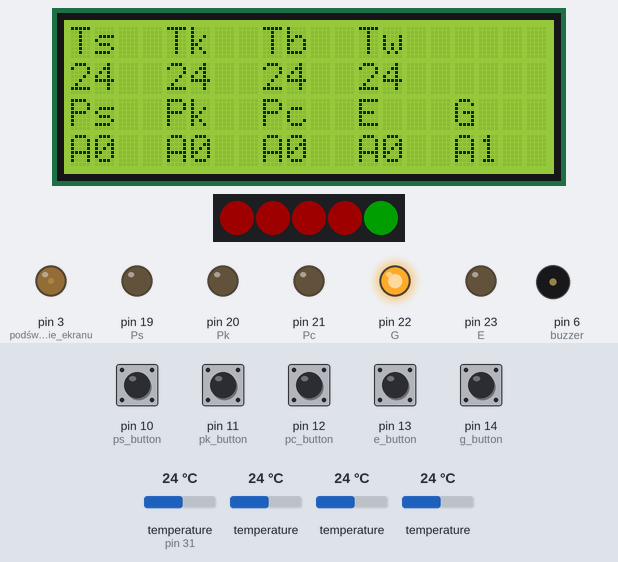
This sketch was run on a simulated Arduino Mega 2560, built with avr-gcc and run on an emulated ATmega2560. Parts: 20×4 character LCD, 5 RGB LEDs in strip order, left to right, output pins drawn as LEDs (lit = HIGH), buzzer (waves = sounding, pin HIGH). The test bench sets the inputs (shaded band); at power-on: pin 10 (ps_button), pin 11 (pk_button), pin 12 (pc_button), pin 13 (e_button), pin 14 (g_button) HIGH, temperature (sensor on pin 31) 24 °C, temperature 24 °C. Dim RGB values are drawn brighter than linear.

Above: at 2.1 s.
2.2 s: pin 10 (ps_button) pulled LOW for 0.15 s
At 3.0 s:
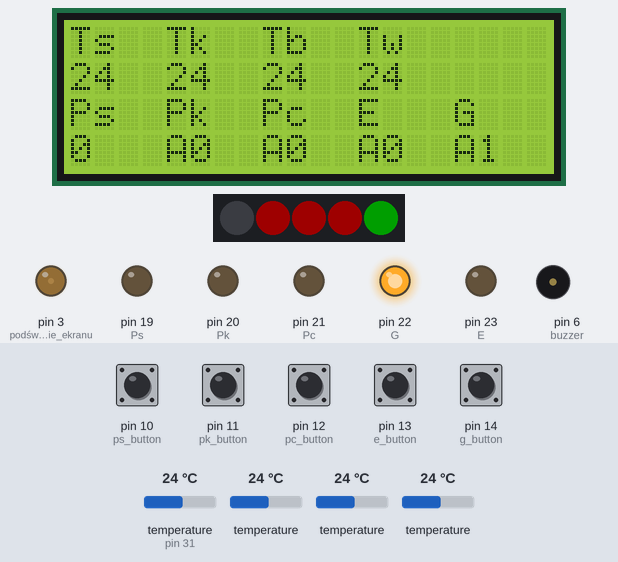
3.8 s: pin 10 (ps_button) pulled LOW for 1 s
At 5.3 s:
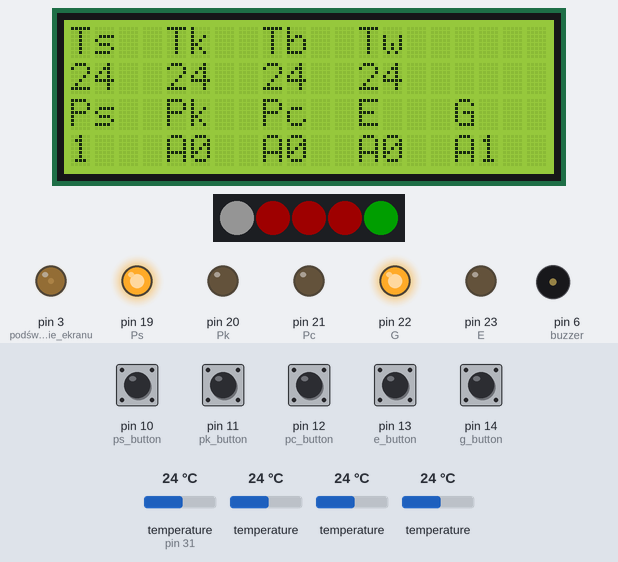
6.3 s: pin 14 (g_button) pulled LOW for 0.15 s
At 7.3 s:
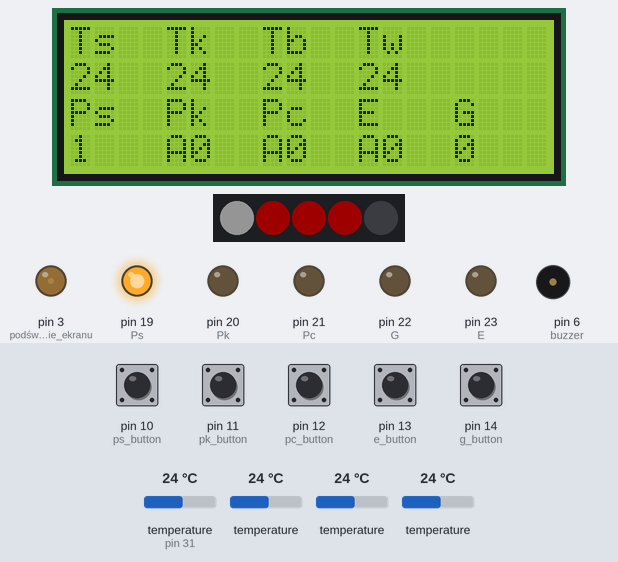
7.9 s: pin 11 (pk_button) pulled LOW for 0.15 s
At 8.3 s:
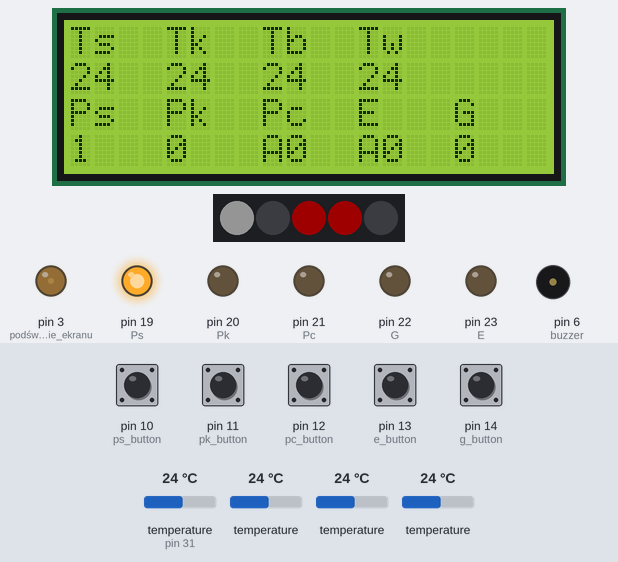
9.5 s: pin 12 (pc_button) pulled LOW for 0.15 s
At 10.8 s:
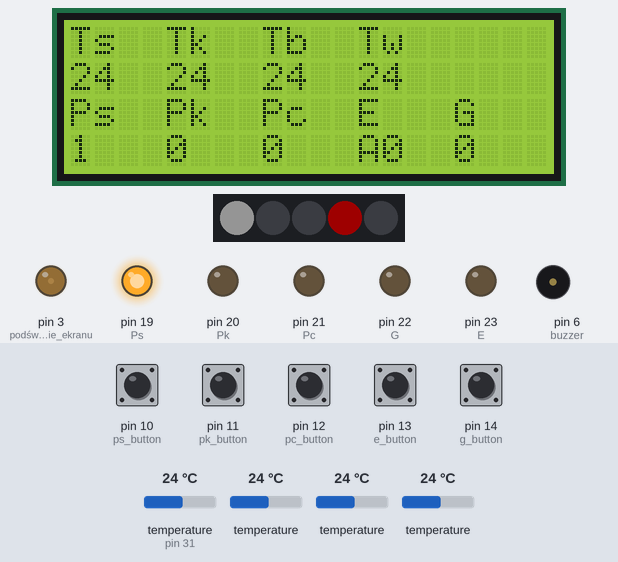
11.1 s: pin 13 (e_button) pulled LOW for 0.15 s
At 12.0 s:
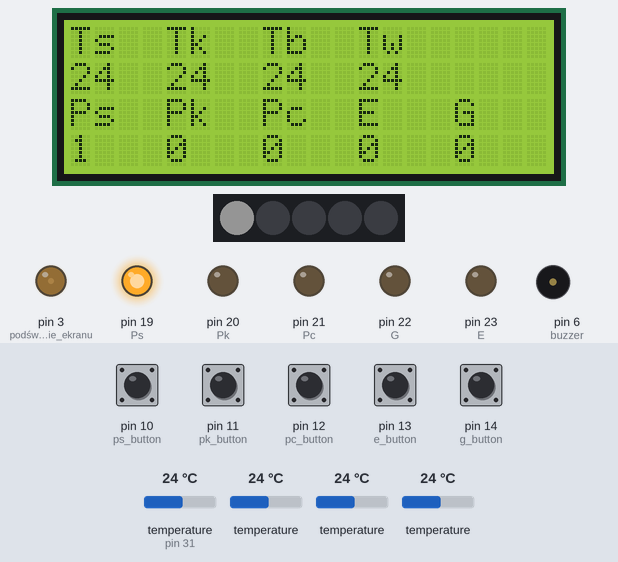
Timing chart, 0 to 13.7 s (numbered marks = the images above; inputs shaded):
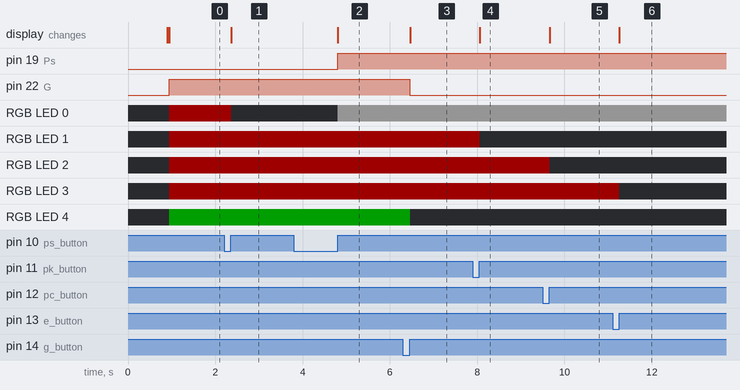

Measured:
- after the input at 2.2 s, RGB LED 0: RGB(30, 0, 0) → off after 0.16 s; the display: changes after 0.16 s (image 1)
- after the input at 3.8 s, pin 19 (Ps): LOW → HIGH after 1.0 s; RGB LED 0: off → RGB(20, 20, 20) after 1.0 s; the display: changes after 1.0 s (image 2)
- after the input at 6.3 s, pin 22 (G): HIGH → LOW after 0.16 s; RGB LED 4: RGB(0, 30, 0) → off after 0.16 s; the display: changes after 0.16 s (image 3)
- after the input at 7.9 s, RGB LED 1: RGB(30, 0, 0) → off after 0.15 s; the display: changes after 0.15 s (image 4)
- after the input at 9.5 s, RGB LED 2: RGB(30, 0, 0) → off after 0.16 s; the display: changes after 0.16 s (image 5)
- after the input at 11.1 s, RGB LED 3: RGB(30, 0, 0) → off after 0.15 s; the display: changes after 0.15 s (image 6)

The sketch:

program.ino
```cpp
#include <LiquidCrystal.h>
LiquidCrystal lcd(24,25,26,27,28,29);

#include <OneWire.h>
OneWire oneWire(31);

#include <DallasTemperature.h>
DallasTemperature sensors(&oneWire);
byte addressTs[8] {0x28, 0xAF, 0xD5, 0x10, 0x0B, 0x00, 0x00, 0x13};
byte addressTk[8] {0x28, 0xFF, 0x55, 0xBC, 0x62, 0x15, 0x1, 0x2B};
byte addressTb[8] {0x28, 0xFF, 0xD2, 0xCE, 0x62, 0x15, 0x1, 0x1E};
byte addressTw[8] {0x28, 0xFF, 0x65, 0xA1, 0x73, 0x15, 0x2, 0x9};

#include <Adafruit_NeoPixel.h>
Adafruit_NeoPixel pixels(5, 17, NEO_GRB + NEO_KHZ800);  //powinien byc 18 ale jest zlutowany z 19 :(

#include <avr/wdt.h>
#include <EEPROM.h>

const uint8_t ps_button=10, pk_button=11, pc_button=12, e_button=13, g_button=14;
const uint8_t buzzer=6, Ps=19, Pk=20, Pc=21, G=22, E=23;
uint8_t ps_state=2,pk_state=2,pc_state=2,e_state=2,g_state=2;
int8_t Ts,Tk,Tb,Tw;
const int czas_t1=20;       //0,02 sekundy
const int czas_t2=5000;       //5 sekund
const int czas_t3=1000*60*5;  //5 minut
int t1=czas_t1;
int t2=czas_t2;
int t3=czas_t3;
/************************************************************************************************************/
void klawiaturka(){
  if(digitalRead(ps_button)==LOW){
    while(digitalRead(ps_button)==LOW)delay(10);
    if(ps_state>=2)ps_state=0;
    else ps_state++;
  }
  if(digitalRead(pk_button)==LOW){
    while(digitalRead(pk_button)==LOW)delay(10);
    if(pk_state>=2)pk_state=0;
    else pk_state++;
  }
  if(digitalRead(pc_button)==LOW){
    while(digitalRead(pc_button)==LOW)delay(10);
    if(pc_state>=2)pc_state=0;
    else pc_state++;
  }
  if(digitalRead(e_button)==LOW){
    while(digitalRead(e_button)==LOW)delay(10);
    if(e_state>=2)e_state=0;
    else e_state++;
  }
  if(digitalRead(g_button)==LOW){
    while(digitalRead(g_button)==LOW)delay(10);
    if(g_state>=2)g_state=0;
    else g_state++;
  }
}
/*************************************************************************************************************/
void sterowanie(){
  if(ps_state==0){
    pixels.setPixelColor(0, pixels.Color(0, 0, 0));
    pixels.show();
    digitalWrite(Ps,LOW);
    lcd.setCursor(0,3);
    lcd.print("0 ");
    }
  if(ps_state==1){
    pixels.setPixelColor(0, pixels.Color(20, 20, 20));
    pixels.show();
    digitalWrite(Ps,HIGH);
    lcd.setCursor(0,3);
    lcd.print("1 ");
    }
  if(ps_state==2){
    if(-20<Ts&&Ts<=20||120<Ts||120<Tk||20<Ts&&Ts<=120&&Ts-Tb<4) {
      pixels.setPixelColor(0, pixels.Color(30, 0, 0));
      pixels.show();
      digitalWrite(Ps,LOW);
      lcd.setCursor(0,3);
      lcd.print("A0");}
    else if(Ts<=-20||20<Ts&&Ts<=120&&Ts-Tk>=10||90<Tk&&Tk<=120||Ts==-127) {
      pixels.setPixelColor(0, pixels.Color(0, 30, 0));
      pixels.show();
      digitalWrite(Ps,HIGH);
      lcd.setCursor(0,3);
      lcd.print("A1");}
  }

  if(pk_state==0){
    pixels.setPixelColor(1, pixels.Color(0, 0, 0));
    pixels.show();
    digitalWrite(Pk,LOW);
    lcd.setCursor(4,3);
    lcd.print("0 ");
    }
  if(pk_state==1){
    pixels.setPixelColor(1, pixels.Color(20, 20, 20));
    pixels.show();
    digitalWrite(Pk,HIGH);
    lcd.setCursor(4,3);
    lcd.print("1 ");
    }
  if(pk_state==2){
    if(50<Tk) {
      pixels.setPixelColor(1, pixels.Color(0, 30, 0));
      pixels.show();
      digitalWrite(Pk,HIGH);
      lcd.setCursor(4,3);
      lcd.print("A1");}
    else {
      pixels.setPixelColor(1, pixels.Color(30, 0, 0));
      pixels.show();
      digitalWrite(Pk,LOW);
      lcd.setCursor(4,3);
      lcd.print("A0");
      }
  }

    if(pc_state==0){
    pixels.setPixelColor(2, pixels.Color(0, 0, 0));
    pixels.show();
    digitalWrite(Pc,LOW);
    lcd.setCursor(8,3);
    lcd.print("0 ");
    }
  if(pc_state==1){
    pixels.setPixelColor(2, pixels.Color(20, 20, 20));
    pixels.show();
    digitalWrite(Pc,HIGH);
    lcd.setCursor(8,3);
    lcd.print("1 ");
    }
  if(pc_state==2){
    if(75<Tb && 75<Tk || Ts>90 && Tb>80) {
      pixels.setPixelColor(2, pixels.Color(0, 30, 0));
      pixels.show();
      digitalWrite(Pc,HIGH);
      lcd.setCursor(8,3);
      lcd.print("A1");}
      else {
      pixels.setPixelColor(2, pixels.Color(30, 0, 0));
      pixels.show();
      digitalWrite(Pc,LOW);
      lcd.setCursor(8,3);
      lcd.print("A0");}
  }

    if(e_state==0){
    pixels.setPixelColor(3, pixels.Color(0, 0, 0));
    pixels.show();
    digitalWrite(E,LOW);
    lcd.setCursor(12,3);
    lcd.print("0 ");
    }
  if(e_state==1){
    pixels.setPixelColor(3, pixels.Color(20, 20, 20));
    pixels.show();
    digitalWrite(E,HIGH);
    lcd.setCursor(12,3);
    lcd.print("1 ");
    }
  if(e_state==2){
    if(Tb>85) {
      pixels.setPixelColor(3, pixels.Color(0, 30, 0));
      pixels.show();
      digitalWrite(E,HIGH);
      lcd.setCursor(12,3);
      lcd.print("A1");}
    else {
      pixels.setPixelColor(3, pixels.Color(30, 0, 0));
      pixels.show();
      digitalWrite(E,LOW);
      lcd.setCursor(12,3);
      lcd.print("A0");
      }
  }


    if(g_state==0){
    pixels.setPixelColor(4, pixels.Color(0, 0, 0));
    pixels.show();
    digitalWrite(G,LOW);
    lcd.setCursor(16,3);
    lcd.print("0 ");
    }
  if(g_state==1&&Tb<70){
    pixels.setPixelColor(4, pixels.Color(20, 20, 20));
    pixels.show();
    if(Tb>65)g_state=2;
    digitalWrite(G,HIGH);
    lcd.setCursor(16,3);
    lcd.print("1 ");
    }
  if(g_state==2){
    if(Tb==-127||Tb==0){
    pixels.setPixelColor(4, pixels.Color(30, 0, 0));
    pixels.show();
      digitalWrite(G,LOW);
      lcd.setCursor(16,3);
      lcd.print("A0");}
    else if(Tb<=30||Ts<=-30&&Ts!=-127) {
    pixels.setPixelColor(4, pixels.Color(0, 30, 0));
    pixels.show();
      digitalWrite(G,HIGH);
      lcd.setCursor(16,3);
      lcd.print("A1");}
    else {
      digitalWrite(G,LOW);
      lcd.setCursor(16,3);
      lcd.print("A0");}
  }
}
/***********************************************************************************************************/
void temperatury(){
  uint8_t availab[8];
  if(oneWire.search(availab)){
  sensors.requestTemperatures();
  Ts=sensors.getTempC(addressTs);lcd.setCursor(0,1);lcd.print(Ts);lcd.print("  ");
  Tk=sensors.getTempC(addressTk);lcd.setCursor(4,1);lcd.print(Tk);lcd.print("  ");
  Tb=sensors.getTempC(addressTb);lcd.setCursor(8,1);lcd.print(Tb);lcd.print("  ");
  Tw=sensors.getTempC(addressTw);lcd.setCursor(12,1);lcd.print(Tw);lcd.print("  ");
  }
}
/**********************************************************************************************************/
void alarm(){
  if(Ts>=90)      digitalWrite(buzzer,HIGH);
  else if(Tk>=90) digitalWrite(buzzer,HIGH);
  else if(Tb>=90) digitalWrite(buzzer,HIGH);
  else if(Tw>=90) digitalWrite(buzzer,HIGH);
  else if(Ts<90||Tk<90||Tb<90||Tw<90) digitalWrite(buzzer,LOW);
}
/**********************************************************************************************************/
void zapisz_stany(){
  EEPROM.write(Ps, ps_state);
  EEPROM.write(Pk, pk_state);
  EEPROM.write(Pc, pc_state);
  EEPROM.write(E, e_state);
  EEPROM.write(G, g_state);
}
/**********************************************************************************************************/


void setup() {
  lcd.begin(20,4);
  lcd.clear();
  lcd.setCursor(0,0);
  lcd.print("Ts  Tk  Tb  Tw ");
  lcd.setCursor(0,2);
  lcd.print("Ps  Pk  Pc  E   G    ");
  pinMode(3,OUTPUT); //podświetlenie ekranu
  //digitalWrite(3,HIGH); //podświetlenie ekranu
  analogWrite(3,30);

  sensors.begin();

//  ps_state=EEPROM.read(Ps);
//  pk_state=EEPROM.read(Pk);
//  pc_state=EEPROM.read(Pc);
//  e_state=EEPROM.read(E);
//  g_state=EEPROM.read(G);

  wdt_enable(WDTO_2S);

  pinMode(ps_button,INPUT_PULLUP);  //ustawienie przyciskow na output
  pinMode(pk_button,INPUT_PULLUP);  //likwiduje drgania styku "samoistne wcisniecia"
  pinMode(pc_button,INPUT_PULLUP);  //powodujace zmiany stanow
  pinMode(e_button,INPUT_PULLUP);
  pinMode(g_button,INPUT_PULLUP);

  pinMode(Ps,OUTPUT);   //zlutowany z 19 niestety
  pinMode(Pk,OUTPUT);
  pinMode(Pc,OUTPUT);
  pinMode(E,OUTPUT);
  pinMode(G,OUTPUT);
  pinMode(buzzer,OUTPUT);

  pixels.begin();

  temperatury();
  delay(20); //do prawidłowego odczytania temperatur

}

void loop() {

  if(!t1){//proces1 odswierzanie co czas_t1
  klawiaturka();
  sterowanie();
  wdt_reset();
  t1=czas_t1;
  }
  if(!t2){//co 30sek
  //lcd.clear();
  temperatury();
  //alarm();
  //zapisz_stany();
  t2=czas_t2;
  }
delay(1);
t1--;
t2--;
t3--;
}
```
